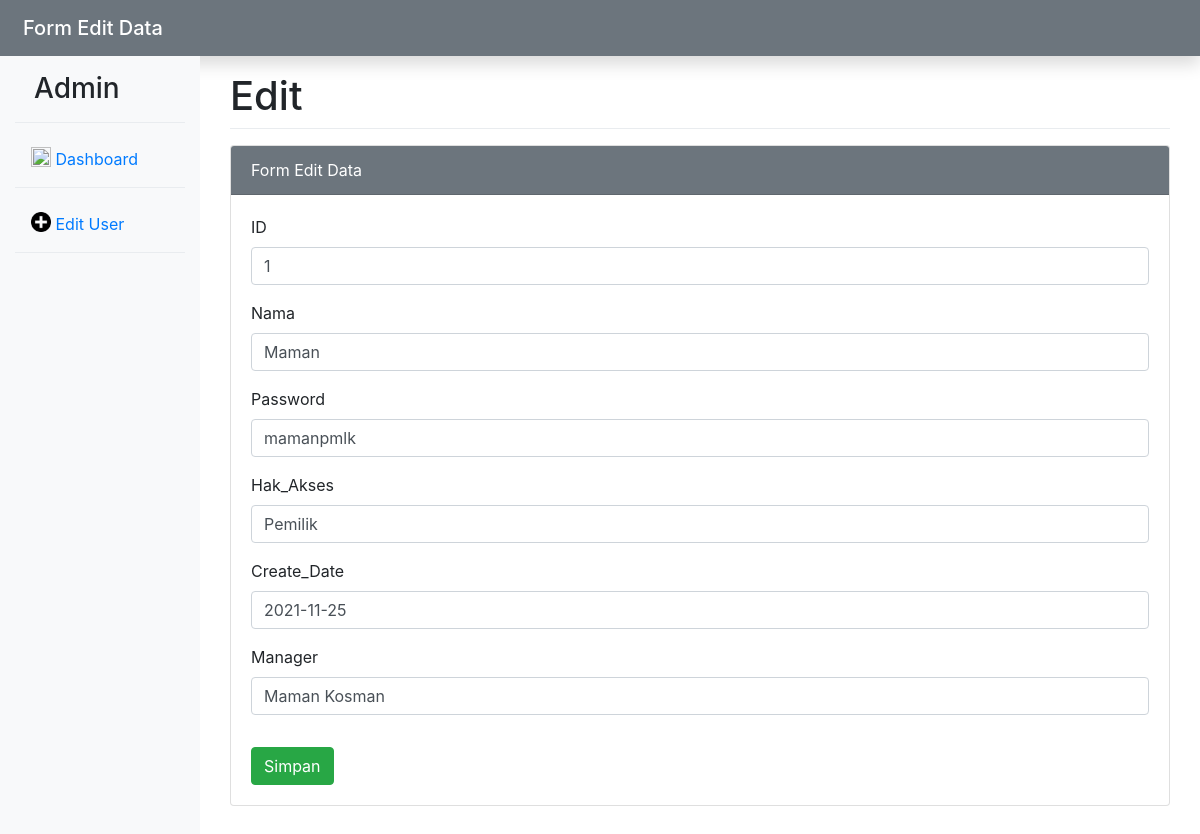
/Pemilik/form-edit-user.php?id=1, run on the app's committed database.
### tables this page shows
CREATE TABLE `user` (
  `IDUser` int(12) NOT NULL,
  `Nama` varchar(255) NOT NULL,
  `Password` varchar(30) NOT NULL,
  `Hak_Akses` varchar(30) NOT NULL,
  `Create_Date` date NOT NULL,
  `Manager` varchar(255) NOT NULL
);

### Pemilik/form-edit-user.php (the view, shortened to what this page needs)
<!DOCTYPE html>
<html>
<head>
	<link rel="stylesheet" type="text/css" href="../css/bootstrap.min.css">
</head>
<body>
	<nav class="navbar navbar-dark bg-secondary flex-md-nowrap p-2 shadow">
  		<div class="container-fluid">
  			<span class="navbar-brand mb-0 h1">Form Edit Data</span>
  		</div>
	</nav>
	<div class="container-fluid">
		<div class="row">
			<div class="col-md-2 d-none d-md-block bg-light sidebar" style="height: 100vh">
				<div class="sidebar-sticky">
					<ul class="nav flex-column">
						<li class="nav-item mt-3">
							<h3 style="padding-left: 19px">Admin</h3>
						</li>
						<div class="dropdown-divider"></div>
						<li class="nav-item mt-2">
							<a class="nav-link" href="index.php">
								<img src="../assets/bars-graphic-business-symbol.png" width="20" height="20" class="d-inline-block align-top"> Dashboard
							</a>
						</li>
						<div class="dropdown-divider"></div>
						<li class="nav-item mt-2">
							<a class="nav-link" href="">
								<img src="../assets/add-interface-circular-symbol-with-plus-sign.png" width="20" height="20" class="d-inline-block align-top"> Edit User
							</a>
						</li>
						<div class="dropdown-divider"></div>
					</ul>
				</div>
			</div>
			<div class="col-10">
				<div class="container-fluid mt-3">
					<h1>Edit <i class="fas fa-database    "></i></h1>
					<div class="dropdown-divider"></div>
					<div class="card mt-3">
						<div class="card-header bg-secondary text-white">
							Form Edit Data
						</div>
						<div class="card-body">
							<?php
							include '../config.php';
							$id = $_GET['id'];
							$data = mysqli_query($koneksi,"SELECT * FROM user WHERE IDUser ='$id'");
							while($d = mysqli_fetch_array($data)){
							?>
							<form method="post" action="edit-user.php">
								<div class="form-group">
									<label>ID</label>
									<input type="text" name="IDUser" placeholder= "ID" value="<?php echo $d['IDUser'];?>" class="form-control" required="">
								</div>
								<div class="form-group">
									<label>Nama</label>
									<input type="text" name="Nama" value="<?php echo $d['Nama'];?>" placeholder="Nama" class="form-control" required="">
								</div>
								<div class="form-group">
									<label>Password</label>
									<input type="text" name="Password" placeholder="Password" value="<?php echo $d['Password'];?>" class="form-control" required="">
								</div>
								<div class="form-group">
									<label>Hak_Akses</label>
									<input type="text" name="Hak_Akses" placeholder="Hak_Akses" value="<?php echo $d['Hak_Akses'];?>" class="form-control" required="">
								</div>
								<div class="form-group">
									<label>Create_Date</label>
									<input type="text" name="Create_Date" placeholder="Create_Date" value="<?php echo $d['Create_Date'];?>" class="form-control" required="">
								</div>
								<div class="form-group">
									<label>Manager</label>
									<input type="text" name="Manager" placeholder="Manager" value="<?php echo $d['Manager'];?>" class="form-control" required="">
								</div>
								<button type="submit" class="btn btn-success mt-3" name="bsimpan">Simpan</button>
							</form>
							<?php
							}
							?>
						</div>
					</div>
				</div>
			</div>
		</div>
	</div>
</body>
</html>

### data on the page
user: IDUser "1", Nama "Maman", Password "mamanpmlk", Hak_Akses "Pemilik", Create_Date "2021-11-25", Manager "Maman Kosman"
